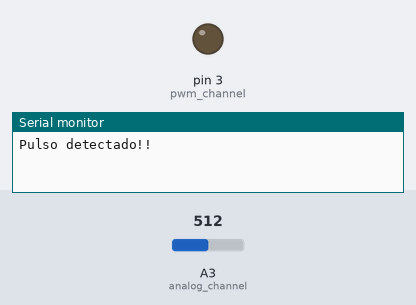
Recording of a sketch running on a simulated Arduino Uno, built with avr-gcc and run on an emulated ATmega328P. Shown: output pins drawn as LEDs (lit = HIGH), the last lines printed to the serial monitor. The test bench sets the inputs (shaded band); at power-on: A3 (analog_channel) = 512.

Above: at 0.05 s.
At 1.7 s:
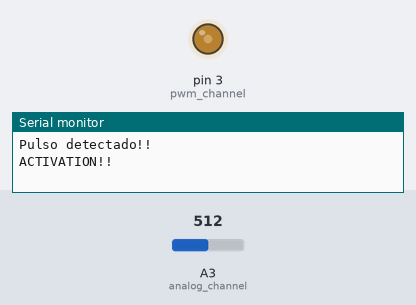
At 3.2 s:
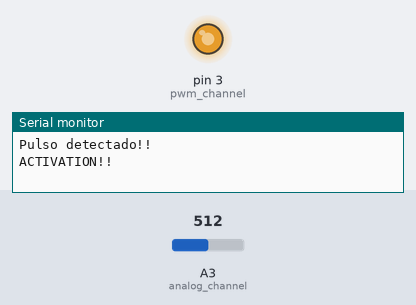
At 6.35 s:
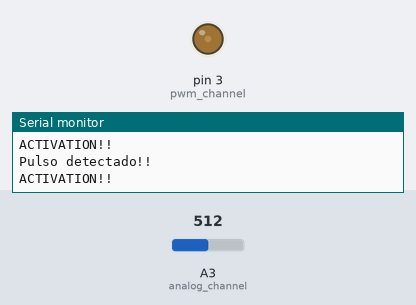
Timing chart, 0 to 8.9 s (numbered marks = the images above):
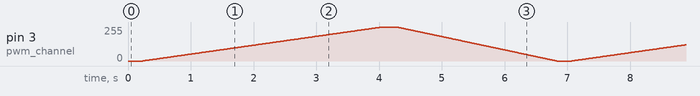

The sketch:

Cabecero.ino
```cpp
// David Ramos                                                              26 diciembre 2014
//Analog 3: microphone
//PWM 3: light regulation

unsigned long t1,t2,t3,t4,t5;  //time flags
unsigned int f1,f2;            //flags
unsigned int pulsoDetectado,i;
unsigned int sensorValue, activated;
unsigned int analog_channel = 3;
unsigned int pwm_channel = 3;
unsigned int state;  // 1-->LIGHT ON; 0-->LIGHT OFF;

void setup() {
  // initialize serial communication at 9600 bits per second:
  Serial.begin(9600);
  f1=0;
  f2=0;
  pulsoDetectado=0;
  state=0;  // estado: luz apagada
  analogWrite(pwm_channel, 0);  //luz apagada
}

// the loop routine runs over and over again forever:
void loop() {

  algoritmo_encendido();

  if(activated==1){
    activated=0;     //reset flag
    if(state==0){           //encender luz
       for(i=0;i<256;i++){
         analogWrite(pwm_channel, i);
         delay(15);
         //Serial.println(i); //debug
       }
       state=1; //luz encendida
    }else{                  //apagar luz
       for(i=256;i>0;i--){
         analogWrite(pwm_channel, i-1);
         delay(10);
         //Serial.println(i-1);  //debug
       }
       state=0; //luz apagada
    }

  }

  delay(1);
}

void algoritmo_encendido() {

  if(pulsoDetectado==0){
    sensorValue = analogRead(analog_channel);
    if(sensorValue<700){
      if(f1==0){ t1 = millis(); f1 = 1; }
      t2 = millis();
      if((t2-t1)>10){ pulsoDetectado=1; blink_(); Serial.println("Pulso detectado!!"); }
    }else if(sensorValue>700){ f1 = 0; }

  }else if(pulsoDetectado==1){
    t3 = millis();
    if((t3-t1)>200){
      sensorValue = analogRead(analog_channel);
      if(sensorValue<700){
        if(f2==0){ t4 = millis(); f2 = 1; }
          t5 = millis();
        if((t5-t4)>10){ activated=1; pulsoDetectado=0; f1=0; f2=0; blink_(); Serial.println("ACTIVATION!!");}
      }
    }
    if((t3-t1)>400){pulsoDetectado=0; f1=0; f2=0;}
  }

  // print out the value you read:
  //Serial.println(sensorValue);  //debug

}

void blink_() {
  if (state==0){
    digitalWrite(pwm_channel, HIGH);
    delay(3);
    digitalWrite(pwm_channel, LOW);
  }else{
    digitalWrite(pwm_channel, LOW);
    delay(3);
    digitalWrite(pwm_channel, HIGH);
  }
}
```
